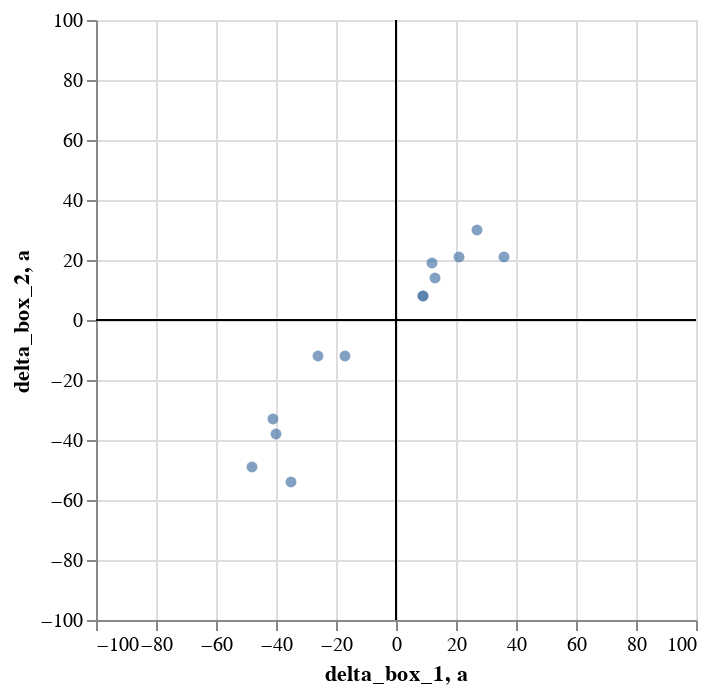

The cell this chart's notebook holds for it:
### Code cell
alt.Chart(stossel_df).mark_circle().encode(
    alt.X("delta_box_1:Q").scale(domain=[-100, 100]),
    alt.Y("delta_box_2:Q").scale(domain=[-100, 100])
) + line_base.encode(x='a:Q') + line_base.encode(y='a:Q')

### Figure 1 — Vega-Lite specification as saved in the notebook (floating-point values rounded to 4 significant figures)
{"config": {"view": {"continuousWidth": 300, "continuousHeight": 300}}, "layer": [{"data": {"name": "data-3b0e212d38db95dfe1095a986165afa7"}, "mark": {"type": "circle"}, "encoding": {"x": {"field": "delta_box_1", "scale": {"domain": [-100, 100]}, "type": "quantitative"}, "y": {"field": "delta_box_2", "scale": {"domain": [-100, 100]}, "type": "quantitative"}}}, {"data": {"name": "empty"}, "mark": {"type": "rule"}, "encoding": {"x": {"field": "a", "type": "quantitative"}}, "transform": [{"calculate": "0", "as": "a"}]}, {"data": {"name": "empty"}, "mark": {"type": "rule"}, "encoding": {"y": {"field": "a", "type": "quantitative"}}, "transform": [{"calculate": "0", "as": "a"}]}], "$schema": "https://vega.github.io/schema/vega-lite/v5.16.3.json", "datasets": {"data-3b0e212d38db95dfe1095a986165afa7": [{"date_time": "20230204 07:55:00", "delta_box_1": 21.0, "delta_box_2": 21.0, "time": "2023-02-04T07:55:00", "time_previous": "2023-02-03T16:26:00"}, {"date_time": "20230204 16:30:00", "delta_box_1": -48.0, "delta_box_2": -49.0, "time": "2023-02-04T16:30:00", "time_previous": "2023-02-04T07:55:00"}, {"date_time": "20230205 08:02:00", "delta_box_1": 13.0, "delta_box_2": 14.0, "time": "2023-02-05T08:02:00", "time_previous": "2023-02-04T16:30:00"}, {"date_time": "20230207 17:28:00", "delta_box_1": -35.0, "delta_box_2": -54.0, "time": "2023-02-07T17:28:00", "time_previous": "2023-02-07T12:28:00"}, {"date_time": "20230210 08:00:00", "delta_box_1": 12.0, "delta_box_2": 19.0, "time": "2023-02-10T08:00:00", "time_previous": "2023-02-09T17:00:00"}, {"date_time": "20230210 17:30:00", "delta_box_1": -26.0, "delta_box_2": -12.0, "time": "2023-02-10T17:30:00", "time_previous": "2023-02-10T08:00:00"}, {"date_time": "20230211 08:00:00", "delta_box_1": 27.0, "delta_box_2": 30.0, "time": "2023-02-11T08:00:00", "time_previous": "2023-02-10T17:30:00"}, {"date_time": "20230211 17:30:00", "delta_box_1": -41.0, "delta_box_2": -33.0, "time": "2023-02-11T17:30:00", "time_previous": "2023-02-11T08:00:00"}, {"date_time": "20230212 17:10:00", "delta_box_1": -40.0, "delta_box_2": -38.0, "time": "2023-02-12T17:10:00", "time_previous": "2023-02-12T07:15:00"}, {"date_time": "20230213 07:50:00", "delta_box_1": 9.0, "delta_box_2": 8.0, "time": "2023-02-13T07:50:00", "time_previous": "2023-02-12T17:10:00"}, {"date_time": "20230217 07:50:00", "delta_box_1": 9.0, "delta_box_2": 8.0, "time": "2023-02-17T07:50:00", "time_previous": "2023-02-16T17:28:00"}, {"date_time": "20230217 17:05:00", "delta_box_1": -17.0, "delta_box_2": -12.0, "time": "2023-02-17T17:05:00", "time_previous": "2023-02-17T07:50:00"}, {"date_time": "20230218 08:10:00", "delta_box_1": 36.0, "delta_box_2": 21.0, "time": "2023-02-18T08:10:00", "time_previous": "2023-02-17T17:05:00"}], "empty": [{}]}}
